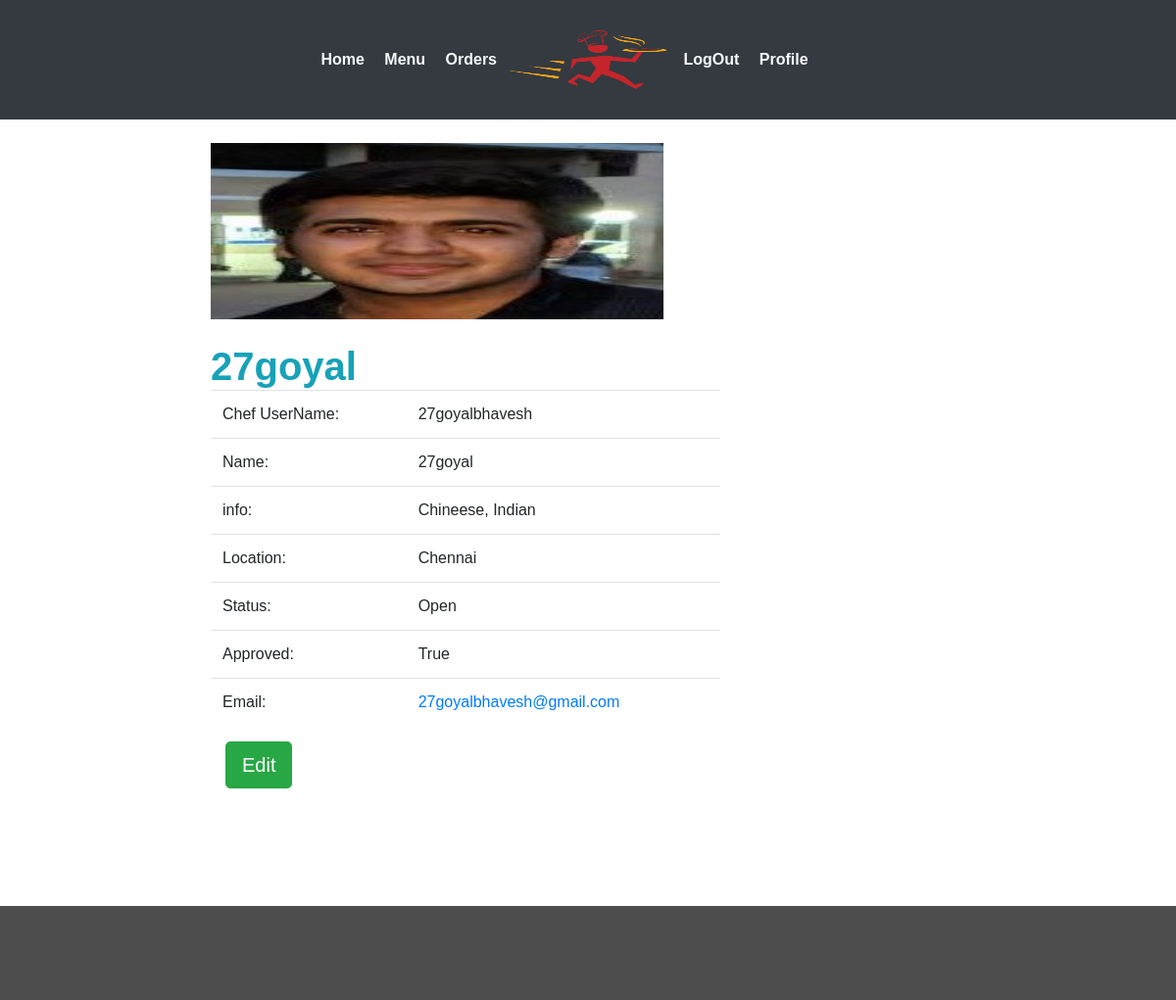
Screenshot of /profile/restaurant/ (signed in) with the database file from the repository.
### webapp/models.py (models this page shows, shortened)
class User(AbstractUser):
	is_customer   = models.BooleanField(default=False)
	is_restaurant = models.BooleanField(default=False)

class Restaurant(models.Model):
	user        = models.OneToOneField(settings.AUTH_USER_MODEL,on_delete=models.CASCADE)
	rname 		= models.CharField(max_length=100,blank=False)
	info	 	= models.CharField(max_length=40,blank=False)
	min_ord		= models.CharField(max_length=5,blank=False)
	location    = models.CharField(max_length=40,blank=False)
	r_logo      = models.FileField(blank=False)
	REST_STATE_OPEN    = "Open"
	REST_STATE_CLOSE   = "Closed"
	REST_STATE_CHOICES =(
			(REST_STATE_OPEN,REST_STATE_OPEN),
			(REST_STATE_CLOSE,REST_STATE_CLOSE)
		)
	status 	= models.CharField(max_length=50,choices=REST_STATE_CHOICES,default=REST_STATE_OPEN,blank=False)
	approved = models.BooleanField(blank=False,default=True)

### webapp/views.py (the view)
# urls.py: path('profile/restaurant/',views.restaurantProfile,name='rprofile'),
def restaurantProfile(request,pk=None):
	if pk:
		user = User.objects.get(pk=pk)
	else:
		user=request.user
	return render(request,'webapp/rest_profile.html',{'user':user})

### webapp/templates/webapp/rest_profile.html (shortened to what this page needs)
{% extends 'webapp/base2.html'%}
{% block body %}
<br>
  <div class="container col-md-8">
    <img src="{{user.restaurant.r_logo.url}}" height="180px" width="60%">
  </div>
  <br>
	<div class="container col-md-8">
		<div class="row">
		<div class=" col-md-11 toppad">
          <div class="panel panel-info">
            <div class="panel-heading">
              <h1 class="panel-title text-info "><strong>{{user.restaurant.rname}}</strong></h1>
                          </div>
                          <div class="panel-body">
                            <div class="row">
                              <div class=" col-md-9 col-lg-9 ">
                                <table class="table table-user-information">
                                  <tbody>
                                  	<tr>
                                      <td> Chef UserName:</td>
                                      <td>{{user.username}}</td>
                                    </tr>
                                    <tr>
                                      <td>Name:</td>
                                      <td>{{user.restaurant.rname}}</td>
                                    </tr>
                                    <tr>
                                      <td>info:</td>
                                      <td>{{user.restaurant.info}}</td>
                                    </tr>
                                    <tr>
                                      <td>Location:</td>
                                      <td>{{user.restaurant.location}}</td>
                                    </tr>
                                     <tr>
                                      <td>Status:</td>
                                      <td>{{user.restaurant.status}}</td>
                                    </tr>
                                     <tr>
                                      <td>Approved:</td>
                                      <td>{{user.restaurant.approved}}</td>
                                    </tr>
                                    <tr>
                                      <td>Email:</td>
                                      <td><a href="#">{{user.email}}</a></td>
                                    </tr>
                                  </tbody>
                                </table>
                                   <div class="container">
                                <div class="row">
                                  <div class="col">
                                  <a class="btn btn-success btn-lg" href="{% url 'rupdate' user.id %}">Edit</a>
                                </div>
                                </div>
                          </div>
                </div>
              </div>
            </div>
        </div>
        </div>
		</div>
	</div>
  <br>
{% endblock%}

### webapp/static/webapp/css/style.css (style rules this page uses)
body { padding:0; margin:0; font-family: 'Source Sans Pro', sans-serif; }
body a { transition:0.5s all; -webkit-transition:0.5s all; -moz-transition:0.5s all; -o-transition:0.5s all; -ms-transition:0.5s all; }
h1,h2,h3,h4,h5,h6 { margin:0; }

### rows the page displays
User: restaurant.r_logo (picture), restaurant.rname "27goyal", username "27goyalbhavesh", restaurant.info "Chineese, Indian", restaurant.location "Chennai", restaurant.status "Open", restaurant.approved "True", email "27goyalbhavesh@gmail.com"
